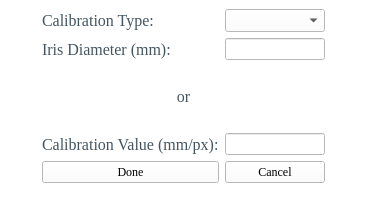
<?xml version="1.0" encoding="UTF-8"?>
<ui version="4.0">
 <class>MainWindow</class>
 <widget class="QMainWindow" name="MainWindow">
  <property name="geometry">
   <rect>
    <x>0</x>
    <y>0</y>
    <width>367</width>
    <height>214</height>
   </rect>
  </property>
  <property name="windowTitle">
   <string>Measurement Settings</string>
  </property>
  <property name="windowIcon">
   <iconset>
    <normaloff>../icons/Home_logo_square.jpg</normaloff>../icons/Home_logo_square.jpg</iconset>
  </property>
  <property name="styleSheet">
   <string notr="true">background-color: rgb(255, 255, 255);</string>
  </property>
  <widget class="QWidget" name="centralwidget">
   <layout class="QGridLayout" name="gridLayout">
    <item row="0" column="0" rowspan="4">
     <spacer name="horizontalSpacer">
      <property name="orientation">
       <enum>Qt::Horizontal</enum>
      </property>
      <property name="sizeHint" stdset="0">
       <size>
        <width>40</width>
        <height>20</height>
       </size>
      </property>
     </spacer>
    </item>
    <item row="0" column="3" rowspan="4">
     <spacer name="horizontalSpacer_2">
      <property name="orientation">
       <enum>Qt::Horizontal</enum>
      </property>
      <property name="sizeHint" stdset="0">
       <size>
        <width>40</width>
        <height>20</height>
       </size>
      </property>
     </spacer>
    </item>
    <item row="0" column="1">
     <widget class="QLabel" name="label">
      <property name="font">
       <font>
        <family>Times New Roman</family>
        <pointsize>12</pointsize>
       </font>
      </property>
      <property name="styleSheet">
       <string notr="true">color: rgb(68, 85, 95);</string>
      </property>
      <property name="text">
       <string>Calibration Type:</string>
      </property>
     </widget>
    </item>
    <item row="0" column="2">
     <widget class="QComboBox" name="calibrationTypeComboBox">
      <property name="font">
       <font>
        <family>Times New Roman</family>
        <pointsize>10</pointsize>
       </font>
      </property>
     </widget>
    </item>
    <item row="1" column="1">
     <widget class="QLabel" name="label_3">
      <property name="font">
       <font>
        <family>Times New Roman</family>
        <pointsize>12</pointsize>
       </font>
      </property>
      <property name="styleSheet">
       <string notr="true">color: rgb(68, 85, 95);</string>
      </property>
      <property name="text">
       <string>Iris Diameter (mm):</string>
      </property>
     </widget>
    </item>
    <item row="3" column="1">
     <widget class="QLabel" name="label_2">
      <property name="font">
       <font>
        <family>Times New Roman</family>
        <pointsize>12</pointsize>
       </font>
      </property>
      <property name="styleSheet">
       <string notr="true">color: rgb(68, 85, 95);</string>
      </property>
      <property name="text">
       <string>Calibration Value (mm/px):</string>
      </property>
     </widget>
    </item>
    <item row="2" column="1" colspan="2">
     <widget class="QLabel" name="label_4">
      <property name="font">
       <font>
        <family>Times New Roman</family>
        <pointsize>12</pointsize>
       </font>
      </property>
      <property name="styleSheet">
       <string notr="true">color: rgb(68, 85, 95);</string>
      </property>
      <property name="text">
       <string>or</string>
      </property>
      <property name="alignment">
       <set>Qt::AlignCenter</set>
      </property>
     </widget>
    </item>
    <item row="1" column="2">
     <widget class="QLineEdit" name="irisDiameterLineEdit"/>
    </item>
    <item row="3" column="2">
     <widget class="QLineEdit" name="calibrationValueLineEdit">
      <property name="enabled">
       <bool>true</bool>
      </property>
     </widget>
    </item>
    <item row="4" column="1">
     <widget class="QPushButton" name="doneButton">
      <property name="font">
       <font>
        <family>Times New Roman</family>
       </font>
      </property>
      <property name="text">
       <string>Done</string>
      </property>
     </widget>
    </item>
    <item row="4" column="2">
     <widget class="QPushButton" name="cancelButton">
      <property name="font">
       <font>
        <family>Times New Roman</family>
       </font>
      </property>
      <property name="text">
       <string>Cancel</string>
      </property>
     </widget>
    </item>
   </layout>
  </widget>
  <widget class="QMenuBar" name="menubar">
   <property name="geometry">
    <rect>
     <x>0</x>
     <y>0</y>
     <width>367</width>
     <height>26</height>
    </rect>
   </property>
  </widget>
  <widget class="QStatusBar" name="statusbar"/>
 </widget>
 <resources/>
 <connections/>
</ui>
